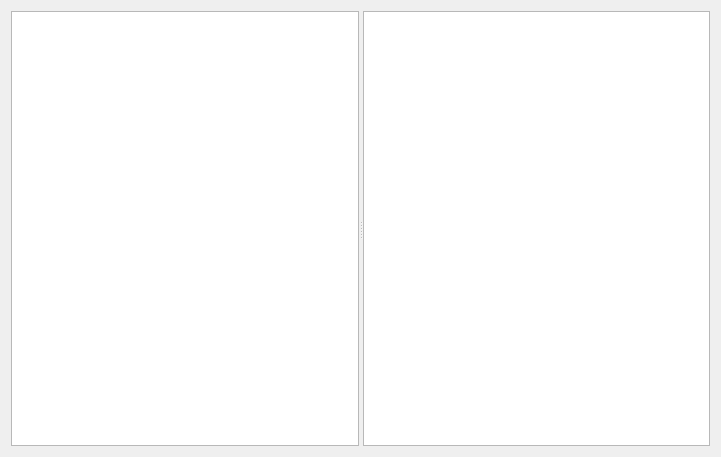
<?xml version="1.0" encoding="UTF-8"?>
<ui version="4.0">
 <class>chatRoom</class>
 <widget class="QWidget" name="chatRoom">
  <property name="geometry">
   <rect>
    <x>0</x>
    <y>0</y>
    <width>721</width>
    <height>457</height>
   </rect>
  </property>
  <property name="windowTitle">
   <string>Form</string>
  </property>
  <layout class="QHBoxLayout" name="horizontalLayout">
   <item>
    <widget class="QSplitter" name="splitter">
     <property name="orientation">
      <enum>Qt::Horizontal</enum>
     </property>
     <widget class="QTableWidget" name="participantList"/>
     <widget class="QTableWidget" name="chatLog"/>
    </widget>
   </item>
  </layout>
 </widget>
 <resources/>
 <connections/>
</ui>
